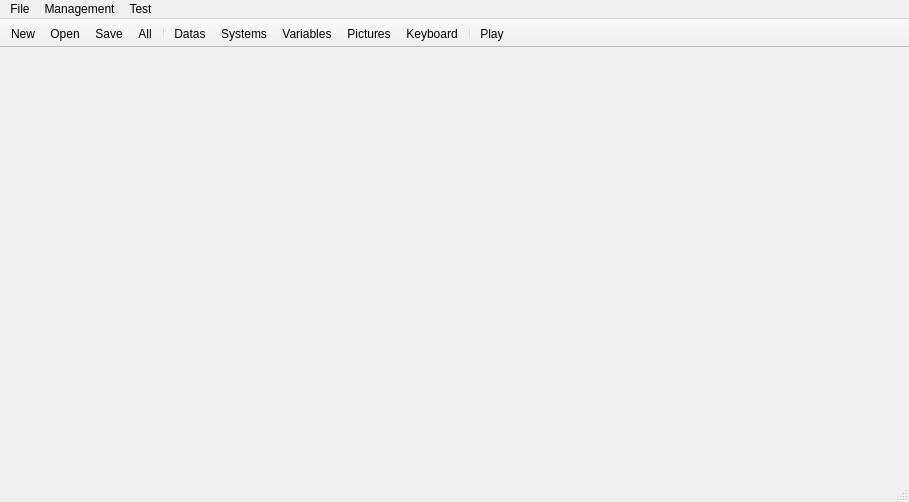
<?xml version="1.0" encoding="UTF-8"?>
<ui version="4.0">
 <class>MainWindow</class>
 <widget class="QMainWindow" name="MainWindow">
  <property name="windowModality">
   <enum>Qt::NonModal</enum>
  </property>
  <property name="enabled">
   <bool>true</bool>
  </property>
  <property name="geometry">
   <rect>
    <x>0</x>
    <y>0</y>
    <width>909</width>
    <height>502</height>
   </rect>
  </property>
  <property name="windowTitle">
   <string/>
  </property>
  <property name="toolButtonStyle">
   <enum>Qt::ToolButtonTextUnderIcon</enum>
  </property>
  <widget class="QWidget" name="centralWidget">
   <layout class="QGridLayout" name="gridLayout"/>
  </widget>
  <widget class="QMenuBar" name="menuBar">
   <property name="geometry">
    <rect>
     <x>0</x>
     <y>0</y>
     <width>909</width>
     <height>22</height>
    </rect>
   </property>
   <property name="acceptDrops">
    <bool>false</bool>
   </property>
   <property name="defaultUp">
    <bool>false</bool>
   </property>
   <property name="nativeMenuBar">
    <bool>false</bool>
   </property>
   <widget class="QMenu" name="menuFile">
    <property name="title">
     <string>File</string>
    </property>
    <widget class="QMenu" name="menuOpen_project">
     <property name="title">
      <string>Open project</string>
     </property>
     <property name="icon">
      <iconset resource="../ressources.qrc">
       <normaloff>:/icons/Ressources/open_file.png</normaloff>:/icons/Ressources/open_file.png</iconset>
     </property>
     <addaction name="actionBrowse"/>
    </widget>
    <addaction name="actionNew_project"/>
    <addaction name="menuOpen_project"/>
    <addaction name="separator"/>
    <addaction name="actionSave"/>
    <addaction name="actionSave_all"/>
    <addaction name="actionExport_standalone"/>
    <addaction name="actionClose_project"/>
    <addaction name="separator"/>
    <addaction name="actionQuit"/>
   </widget>
   <widget class="QMenu" name="menuTest">
    <property name="title">
     <string>Test</string>
    </property>
    <addaction name="actionPlay"/>
   </widget>
   <widget class="QMenu" name="menuManagement">
    <property name="title">
     <string>Management</string>
    </property>
    <addaction name="actionDatas_manager"/>
    <addaction name="actionSystems_manager"/>
    <addaction name="actionVariables_manager"/>
    <addaction name="actionPictures_manager"/>
    <addaction name="actionKeyboard_controls"/>
   </widget>
   <addaction name="menuFile"/>
   <addaction name="menuManagement"/>
   <addaction name="menuTest"/>
  </widget>
  <widget class="QToolBar" name="mainToolBar">
   <property name="movable">
    <bool>false</bool>
   </property>
   <property name="allowedAreas">
    <set>Qt::AllToolBarAreas</set>
   </property>
   <property name="floatable">
    <bool>false</bool>
   </property>
   <attribute name="toolBarArea">
    <enum>TopToolBarArea</enum>
   </attribute>
   <attribute name="toolBarBreak">
    <bool>false</bool>
   </attribute>
   <addaction name="actionNew_project"/>
   <addaction name="actionBrowse"/>
   <addaction name="actionSave"/>
   <addaction name="actionSave_all"/>
   <addaction name="separator"/>
   <addaction name="actionDatas_manager"/>
   <addaction name="actionSystems_manager"/>
   <addaction name="actionVariables_manager"/>
   <addaction name="actionPictures_manager"/>
   <addaction name="actionKeyboard_controls"/>
   <addaction name="separator"/>
   <addaction name="actionPlay"/>
  </widget>
  <widget class="QStatusBar" name="statusBar"/>
  <action name="actionQuit">
   <property name="text">
    <string>Quit</string>
   </property>
   <property name="toolTip">
    <string>Quit the engine</string>
   </property>
   <property name="statusTip">
    <string>Quit the engine</string>
   </property>
   <property name="shortcut">
    <string>Ctrl+Q</string>
   </property>
  </action>
  <action name="actionNew_project">
   <property name="icon">
    <iconset resource="../ressources.qrc">
     <normaloff>:/icons/Ressources/new_file.png</normaloff>:/icons/Ressources/new_file.png</iconset>
   </property>
   <property name="text">
    <string>New project...</string>
   </property>
   <property name="iconText">
    <string>New</string>
   </property>
   <property name="shortcut">
    <string>Ctrl+N</string>
   </property>
  </action>
  <action name="actionBrowse">
   <property name="icon">
    <iconset resource="../ressources.qrc">
     <normaloff>:/icons/Ressources/open_file.png</normaloff>:/icons/Ressources/open_file.png</iconset>
   </property>
   <property name="text">
    <string>Browse...</string>
   </property>
   <property name="iconText">
    <string>Open</string>
   </property>
   <property name="toolTip">
    <string>Open an existing project</string>
   </property>
   <property name="shortcut">
    <string>Ctrl+O</string>
   </property>
  </action>
  <action name="actionClose_project">
   <property name="text">
    <string>Close project</string>
   </property>
   <property name="shortcut">
    <string>Ctrl+W</string>
   </property>
  </action>
  <action name="actionSave">
   <property name="icon">
    <iconset resource="../ressources.qrc">
     <normaloff>:/icons/Ressources/save.png</normaloff>:/icons/Ressources/save.png</iconset>
   </property>
   <property name="text">
    <string>Save</string>
   </property>
   <property name="shortcut">
    <string>Ctrl+S</string>
   </property>
  </action>
  <action name="actionPlay">
   <property name="icon">
    <iconset resource="../ressources.qrc">
     <normaloff>:/icons/Ressources/play.png</normaloff>:/icons/Ressources/play.png</iconset>
   </property>
   <property name="text">
    <string>Play</string>
   </property>
   <property name="toolTip">
    <string>Play your game!</string>
   </property>
  </action>
  <action name="actionDatas_manager">
   <property name="icon">
    <iconset resource="../ressources.qrc">
     <normaloff>:/icons/Ressources/datas.png</normaloff>:/icons/Ressources/datas.png</iconset>
   </property>
   <property name="text">
    <string>Datas manager</string>
   </property>
   <property name="iconText">
    <string>Datas</string>
   </property>
   <property name="toolTip">
    <string>Datas manager of your project</string>
   </property>
  </action>
  <action name="actionVariables_manager">
   <property name="icon">
    <iconset resource="../ressources.qrc">
     <normaloff>:/icons/Ressources/datas.png</normaloff>:/icons/Ressources/datas.png</iconset>
   </property>
   <property name="text">
    <string>Variables manager</string>
   </property>
   <property name="iconText">
    <string>Variables</string>
   </property>
  </action>
  <action name="actionSystems_manager">
   <property name="icon">
    <iconset resource="../ressources.qrc">
     <normaloff>:/icons/Ressources/datas.png</normaloff>:/icons/Ressources/datas.png</iconset>
   </property>
   <property name="text">
    <string>Systems manager</string>
   </property>
   <property name="iconText">
    <string>Systems</string>
   </property>
  </action>
  <action name="actionKeyboard_controls">
   <property name="icon">
    <iconset resource="../ressources.qrc">
     <normaloff>:/icons/Ressources/inputs.png</normaloff>:/icons/Ressources/inputs.png</iconset>
   </property>
   <property name="text">
    <string>Keyboard controls</string>
   </property>
   <property name="iconText">
    <string>Keyboard</string>
   </property>
  </action>
  <action name="actionSave_all">
   <property name="icon">
    <iconset resource="../ressources.qrc">
     <normaloff>:/icons/Ressources/save.png</normaloff>:/icons/Ressources/save.png</iconset>
   </property>
   <property name="text">
    <string>Save all</string>
   </property>
   <property name="iconText">
    <string>All</string>
   </property>
   <property name="shortcut">
    <string>Ctrl+Shift+S</string>
   </property>
  </action>
  <action name="actionExport_standalone">
   <property name="text">
    <string>Export standalone...</string>
   </property>
  </action>
  <action name="actionPictures_manager">
   <property name="icon">
    <iconset resource="../ressources.qrc">
     <normaloff>:/icons/Ressources/datas.png</normaloff>:/icons/Ressources/datas.png</iconset>
   </property>
   <property name="text">
    <string>Pictures manager</string>
   </property>
   <property name="iconText">
    <string>Pictures</string>
   </property>
  </action>
 </widget>
 <layoutdefault spacing="6" margin="11"/>
 <resources>
  <include location="../ressources.qrc"/>
 </resources>
 <connections/>
</ui>
